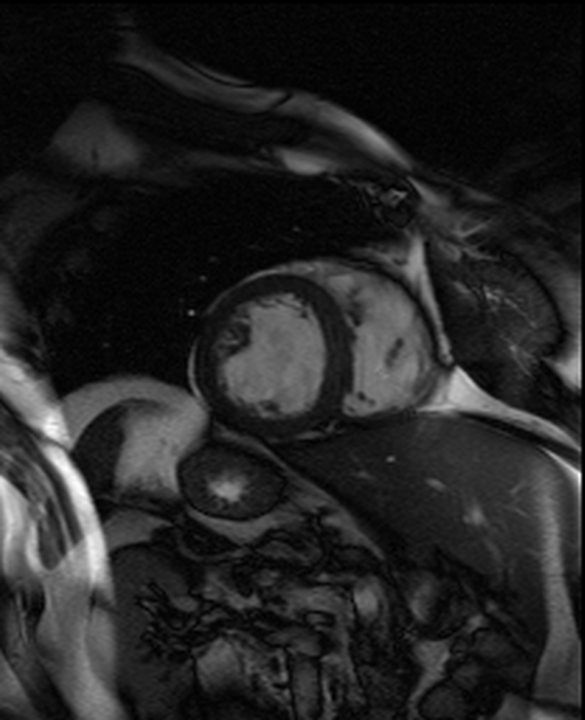
//> input picture tajheartproject/MRI/MRI1_01.png, 585 x 720 px
$ ./Contours   (built with g++ and OpenCV 4)
//> lines starting //> are read from the running program, lines starting //| are printed output that depends on the picture; after the words box and inside, x2 and y2 are one past the last pixel; in counts of white or black regions, pixels touching at a corner belong together
#include "opencv2/core/core.hpp"
#include "opencv2/highgui/highgui.hpp"
#include "opencv2/imgproc/imgproc.hpp"
#include "iostream"
#include <stdio.h>

#define DEBUG 1

//Cropped area size.
#define SQUARE_SIZE 200
#define CROPMIDPOINT 100

//Canny edge detection threshold, it is quite low due to the low
//brightness of the images.
#define THRESH 60

//Used to access all of the images.
#define ONESCOLUMN 6
#define TENSCOLUMN 5
#define NUMIMAGES 16

//Middle point of images.
#define MIDDLEX 292
#define MIDDLEY 360

//Colours used in image analysis.
#define WHITE 255
#define MANICOLOUR 127

//Size of the images when displayed.
#define WINDOWX 325
#define WINDOWY 400
//First of four image positions.
#define FIRSTPOSX 0
#define FIRSTPOSY 0
//Second of four image positions.
#define SECONDPOSX WINDOWX+5
#define SECONDPOSY 0
//Third of four image positions.
#define THIRDPOSX 0
#define THIRDPOSY WINDOWY+25
//Fourth of four image positions.
#define FOURTHPOSX WINDOWX+5
#define FOURTHPOSY WINDOWY+25


using namespace cv;
using namespace std;

Point mousePos;
Point cropPos, outerPos;

int i;
char input;
double heartArea;
int click = 0;


//Function Prototypes

void onMouse(int event, int x, int y, int flags, void* userdata);
void disImage(char* winName, Mat Image, int Position);

int main(int argc, char** argv) {


	string filename = "MRI1_01.png";

	//If no argument is given to "./Contours" then MRI1_01.png is used.
	for(int k = 1; k <= NUMIMAGES; k++) {

		//renames the file for each iteration of the for loop.

		stringstream convert;

		if (k > 1) {
			convert << k;
			if (k < 10) {
				filename.replace(ONESCOLUMN, 1, convert.str());
			}
			else {
				filename.replace(TENSCOLUMN, 2, convert.str());
			}
		}


		Mat originalImage = imread(filename);
//> originalImage is the input picture: 720 rows x 585 cols, CV_8UC3; min 0, max 255, mean 35.9
		if(originalImage.empty()) {
			//Checks that the file can be opened, if it can't, prints "can not open"
			//and end the program
			cout << "can not open " << filename << endl;
			return -1;
		}
		if (DEBUG) {cout << "File Loaded\n\r";}

		//cropPos is set to the middle pixel in the image
		cropPos.x = MIDDLEX;
		cropPos.y = MIDDLEY;
		// centerPos.x = CROPMIDPOINT;
		// centerPos.y = CROPMIDPOINT;

		//Creates the image variables used for this project, one is used for each step
		//to facilitate debugging and understanding the code.
		Mat image = originalImage.clone(), reducedImage, croppedImage, drawnImage, erodedImage, stepImage, areaImage, edgeImage, contrastImage, blurImage, binaryImage, contourImage, borderImage, threshImage;
		Mat rotateMatrix(2, 3, CV_32FC1);
		Mat kernel = Mat::ones(3, 3, CV_8U);

		//Pointers later used to go through each pixel in the images
		uchar* p;
		uchar* q;

		if (DEBUG) {cout << "Variables Created\n\r";}

		//Asks for a mouse click to locate the heart, if any character except y or Y
		//is supplied it uses the center of the image
		if(click == 0) {
			cout << "Would you like to center the search area? [y/n]\n\r";
			cin >> input;
//> the answer given: 1
			cout << input << endl;
			if(input == 'y' || input == 'Y') {
				namedWindow("Click Image", WINDOW_AUTOSIZE);
				setMouseCallback("Click Image", onMouse, NULL);
				imshow("Click Image", image);
				waitKey(0);
				destroyWindow("Click Image");
				if(DEBUG) {cout << mousePos <<"\n\r";}
				cropPos = mousePos;
			}
			else {click = 1;}
		}

		//Crops the main image around the cropPos point
		//croppedImage = image(Rect((cropPos.x-(SQUARE_SIZE*0.5)), (cropPos.y-(SQUARE_SIZE*0.5)), SQUARE_SIZE, SQUARE_SIZE));

		if (DEBUG) {cout << "Image Cropped\n\r";}

		//Convert image to gray scale, (although it is already gray it is still treated as BGR)
		cvtColor(image, drawnImage, CV_BGR2GRAY);

		//Scales the image down to half it's size then back up, the purpose of this is
		//to get rid of some of the noise in the image.  Similarly to a blur technique
		pyrDown(image, reducedImage, Size(image.cols/2, image.rows/2));
		pyrUp(reducedImage, image, image.size());

		image.convertTo(contrastImage, -1, 2.2, 10);
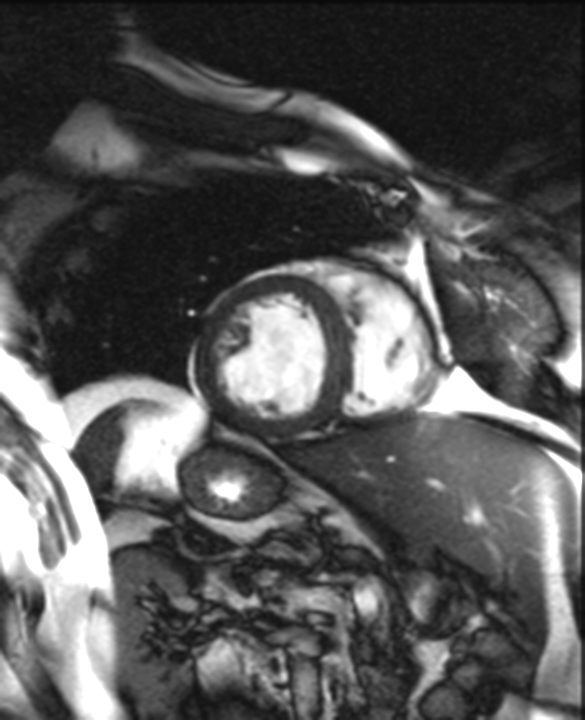
//> contrastImage: 720 rows x 585 cols, CV_8UC3; min 10, max 255, mean 85.8
		if (DEBUG) {cout << "First noise reduction performed\n\r";}

		//Edge features of the image are detected using the Canny method
		Canny(contrastImage, edgeImage, THRESH, 2*THRESH, 3);
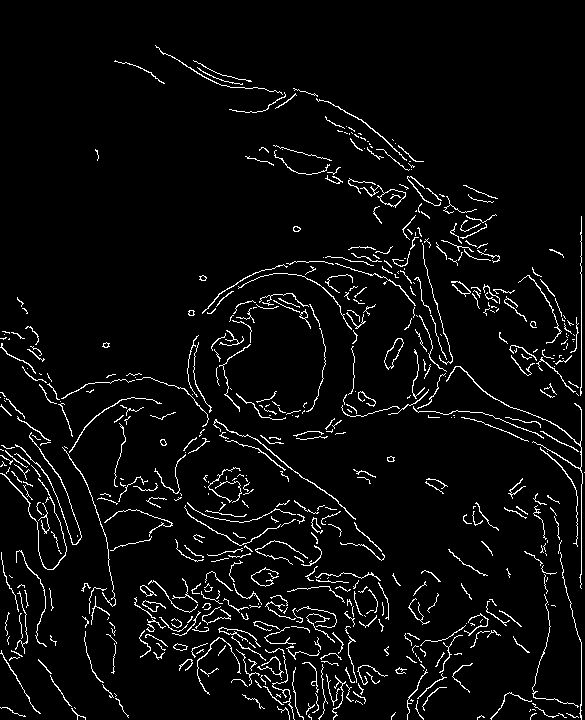
//> edgeImage: 720 rows x 585 cols, CV_8UC1; 4.6% white in thin lines or dots

		if (DEBUG) {cout << "Edge detection performed\n\r";}

		// disImage((char *)"Edge Image", edgeImage, 1);

		//Blurs the image to reduce the noise in it
		blur(edgeImage, blurImage, Size(7,7));
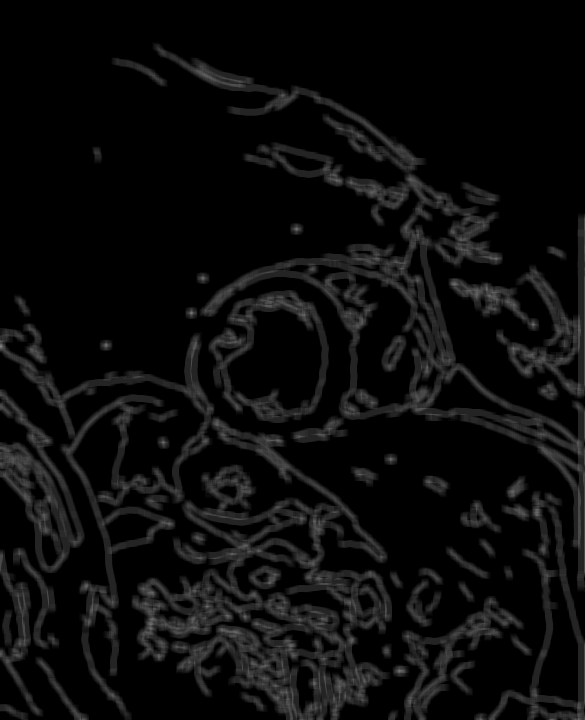
//> blurImage: 720 rows x 585 cols, CV_8UC1; min 0, max 130, mean 11.8

		if (DEBUG) {cout << "Image blurred\n\r";}

		double radiusOuter = 100; //sqrt(pow(outerPos.x - cropPos.x, 2) + pow(outerPos.y - cropPos.y,2));
		double sectionAngle = atan((outerPos.y - cropPos.y)/(outerPos.x - cropPos.y));

		vector<vector<Scalar> > nodes;

		// [8 lines of commented-out code are left out]

		cout << nodes << endl;
//> (this line was passed over: a library is not available in this run)

		float weight = 0.8;

		// Canny(blurImage, threshImage, THRESH, 2*THRESH, 3);
		threshold(blurImage, threshImage, THRESH, 255, THRESH_BINARY);
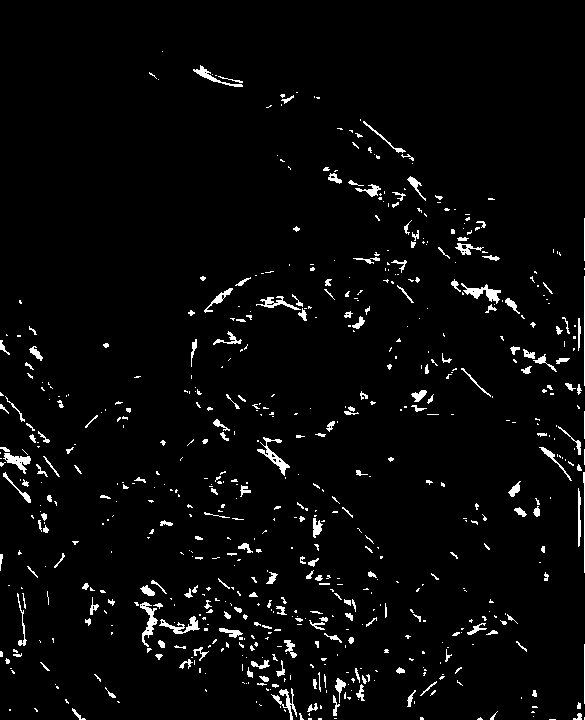
//> threshImage: 720 rows x 585 cols, CV_8UC1; 3.4% white; 664 white regions (455 under 20 px), largest, box (x1, y1, x2, y2) and area: (257, 437, 290, 476) 307, (461, 283, 501, 304) 306, (140, 602, 158, 647) 285

		//for (int l = 0; l < NUM_ROWS; ++)


		//Display the final product, along with the most important steps.
		disImage((char *)"Drawn Image", drawnImage, 4);
		disImage((char *)"Original Image", originalImage, 1);
		disImage((char *)"Edge Image", edgeImage, 2);
		disImage((char *)"Area Image", areaImage, 3);

		waitKey(0);
		destroyAllWindows();
	}
}

void disImage(char* winName, Mat Image, int Position) {
	namedWindow(winName, WINDOW_NORMAL);
//> (the run ends here: the program stops with an error, at `imshow(winName, Image);`)
